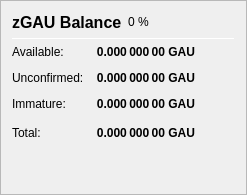
                   <widget class="QFrame" name="frame_ZerocoinBalances">
                    <property name="frameShape">
                     <enum>QFrame::StyledPanel</enum>
                    </property>
                    <property name="frameShadow">
                     <enum>QFrame::Raised</enum>
                    </property>
                    <layout class="QVBoxLayout" name="verticalLayout_7">
                     <item>
                      <layout class="QHBoxLayout" name="horizontalLayout_8" stretch="0,0,0">
                       <item>
                        <widget class="QLabel" name="label_5z_3">
                         <property name="minimumSize">
                          <size>
                           <width>0</width>
                           <height>20</height>
                          </size>
                         </property>
                         <property name="font">
                          <font>
                           <pointsize>12</pointsize>
                           <weight>75</weight>
                           <bold>true</bold>
                          </font>
                         </property>
                         <property name="text">
                          <string>zGAU Balance</string>
                         </property>
                        </widget>
                       </item>
                       <item>
                        <widget class="QLabel" name="labelzGAUPercent">
                         <property name="text">
                          <string notr="true">0 %</string>
                         </property>
                        </widget>
                       </item>
                       <item>
                        <spacer name="horizontalSpacer_11">
                         <property name="orientation">
                          <enum>Qt::Horizontal</enum>
                         </property>
                         <property name="sizeHint" stdset="0">
                          <size>
                           <width>40</width>
                           <height>20</height>
                          </size>
                         </property>
                        </spacer>
                       </item>
                      </layout>
                     </item>
                     <item>
                      <widget class="Line" name="line_ZerocoinBalance">
                       <property name="minimumSize">
                        <size>
                         <width>0</width>
                         <height>1</height>
                        </size>
                       </property>
                       <property name="maximumSize">
                        <size>
                         <width>16777215</width>
                         <height>1</height>
                        </size>
                       </property>
                       <property name="orientation">
                        <enum>Qt::Horizontal</enum>
                       </property>
                      </widget>
                     </item>
                     <item>
                      <layout class="QGridLayout" name="gridLayout_5">
                       <property name="spacing">
                        <number>12</number>
                       </property>
                       <item row="1" column="0">
                        <widget class="QLabel" name="labelzBalanceMatureText">
                         <property name="toolTip">
                          <string>Mature: more than 20 confirmation and more than 1 mint of the same denomination after it was minted.
These zGAU are spendable.</string>
                         </property>
                         <property name="text">
                          <string>Available:</string>
                         </property>
                        </widget>
                       </item>
                       <item row="1" column="1">
                        <widget class="QLabel" name="labelzBalanceMature">
                         <property name="font">
                          <font>
                           <weight>75</weight>
                           <bold>true</bold>
                          </font>
                         </property>
                         <property name="toolTip">
                          <string>Mature: more than 20 confirmation and more than 1 mint of the same denomination after it was minted.
These zGAU are spendable.</string>
                         </property>
                         <property name="text">
                          <string notr="true">0.000 000 00 GAU</string>
                         </property>
                         <property name="alignment">
                          <set>Qt::AlignRight|Qt::AlignTrailing|Qt::AlignVCenter</set>
                         </property>
                        </widget>
                       </item>
                       <item row="2" column="0">
                        <widget class="QLabel" name="labelzBalanceUnconfirmedText">
                         <property name="toolTip">
                          <string>Unconfirmed: less than 20 confirmations
Immature: confirmed, but less than 1 mint of the same denomination after it was minted</string>
                         </property>
                         <property name="text">
                          <string>Unconfirmed:</string>
                         </property>
                        </widget>
                       </item>
                       <item row="2" column="1">
                        <widget class="QLabel" name="labelzBalanceUnconfirmed">
                         <property name="font">
                          <font>
                           <weight>75</weight>
                           <bold>true</bold>
                          </font>
                         </property>
                         <property name="toolTip">
                          <string>Unconfirmed: less than 20 confirmations
Immature: confirmed, but less than 1 mint of the same denomination after it was minted</string>
                         </property>
                         <property name="text">
                          <string notr="true">0.000 000 00 GAU</string>
                         </property>
                         <property name="alignment">
                          <set>Qt::AlignRight|Qt::AlignTrailing|Qt::AlignVCenter</set>
                         </property>
                        </widget>
                       </item>
                       <item row="3" column="0">
                        <widget class="QLabel" name="labelzBalanceImmatureText">
                         <property name="toolTip">
                          <string>Unconfirmed: less than 20 confirmations
Immature: confirmed, but less than 1 mint of the same denomination after it was minted</string>
                         </property>
                         <property name="text">
                          <string>Immature:</string>
                         </property>
                        </widget>
                       </item>
                       <item row="3" column="1">
                        <widget class="QLabel" name="labelzBalanceImmature">
                         <property name="font">
                          <font>
                           <weight>75</weight>
                           <bold>true</bold>
                          </font>
                         </property>
                         <property name="toolTip">
                          <string>Unconfirmed: less than 20 confirmations
Immature: confirmed, but less than 1 mint of the same denomination after it was minted</string>
                         </property>
                         <property name="text">
                          <string notr="true">0.000 000 00 GAU</string>
                         </property>
                         <property name="alignment">
                          <set>Qt::AlignRight|Qt::AlignTrailing|Qt::AlignVCenter</set>
                         </property>
                        </widget>
                       </item>
                       <item row="4" column="0">
                        <widget class="QLabel" name="labelzBalanceText">
                         <property name="toolTip">
                          <string>Your current zGAU balance, unconfirmed and immature zGAU included.</string>
                         </property>
                         <property name="text">
                          <string>Total:</string>
                         </property>
                        </widget>
                       </item>
                       <item row="4" column="1">
                        <widget class="QLabel" name="labelzBalance">
                         <property name="font">
                          <font>
                           <weight>75</weight>
                           <bold>true</bold>
                          </font>
                         </property>
                         <property name="cursor">
                          <cursorShape>IBeamCursor</cursorShape>
                         </property>
                         <property name="toolTip">
                          <string>Your current zGAU balance, unconfirmed and immature zGAU included.</string>
                         </property>
                         <property name="text">
                          <string notr="true">0.000 000 00 GAU</string>
                         </property>
                         <property name="alignment">
                          <set>Qt::AlignRight|Qt::AlignTrailing|Qt::AlignVCenter</set>
                         </property>
                         <property name="textInteractionFlags">
                          <set>Qt::LinksAccessibleByMouse|Qt::TextSelectableByKeyboard|Qt::TextSelectableByMouse</set>
                         </property>
                        </widget>
                       </item>
                       <item row="4" column="2">
                        <spacer name="horizontalSpacer_4">
                         <property name="orientation">
                          <enum>Qt::Horizontal</enum>
                         </property>
                         <property name="sizeHint" stdset="0">
                          <size>
                           <width>40</width>
                           <height>20</height>
                          </size>
                         </property>
                        </spacer>
                       </item>
                      </layout>
                     </item>
                     <item>
                      <spacer name="verticalSpacer_4">
                       <property name="orientation">
                        <enum>Qt::Vertical</enum>
                       </property>
                       <property name="sizeHint" stdset="0">
                        <size>
                         <width>20</width>
                         <height>40</height>
                        </size>
                       </property>
                      </spacer>
                     </item>
                    </layout>
                   </widget>
